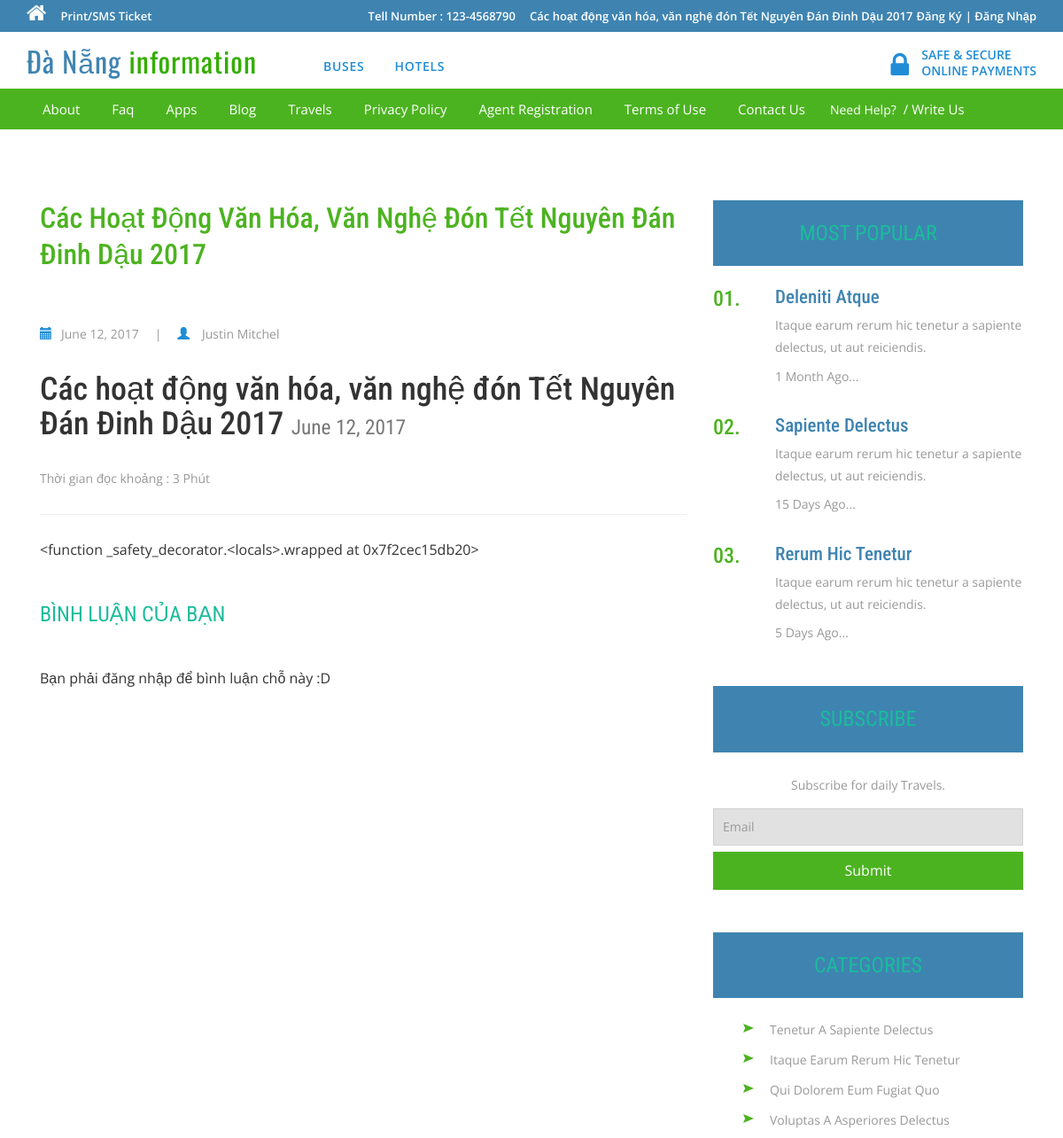
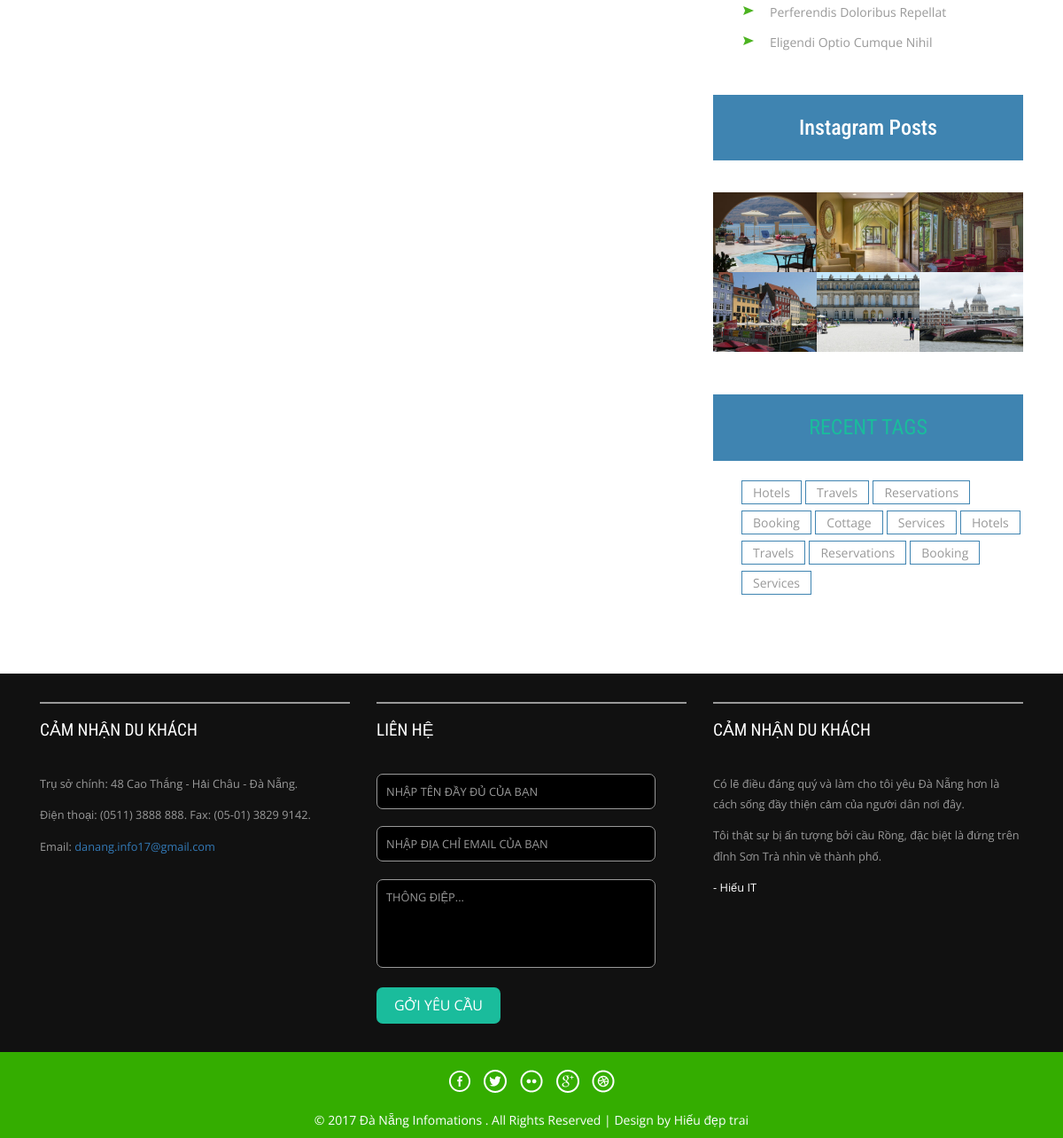
Page /post/cac-hoat-ong-van-hoa-van-nghe-on-tet-nguyen-an-inh-dau-2017-87-176-187/ on the committed database (2 pictures, top to bottom).
### posts/models.py (models this page shows, shortened)
class Post(models.Model):
    user = models.ForeignKey(settings.AUTH_USER_MODEL, default=1)
    title = models.CharField(max_length=120)
    slug = models.SlugField(unique=True)
    image = models.ImageField(upload_to=upload_location,
            null=True,
            blank=True,
            width_field="width_field",
            height_field="height_field")
    height_field = models.IntegerField(default=0)
    width_field = models.IntegerField(default=0)
    content = models.TextField()
    draft = models.BooleanField(default=False)
    publish = models.DateField(auto_now=False, auto_now_add=False)
    read_time = models.IntegerField(default=0) # models.TimeField(null=True, blank=True) #assume minutes
    updated = models.DateTimeField(auto_now=True, auto_now_add=False)
    timestamp = models.DateTimeField(auto_now=False, auto_now_add=True)
    is_browse = models.BooleanField(default=False)
    objects = PostManager()
    def get_absolute_url(self):
        return reverse("posts:detail", kwargs={"slug": self.slug})
    class Meta:
        ordering = ["-timestamp", "-updated"]
    def get_markdown(self):
        content = self.content
        markdown_text = markdown(content)
        return mark_safe(markdown_text)
    @property
    def comments(self):
        instance = self
        qs = Comment.objects.filter_by_instance(instance)
        return qs
    @property
    def get_content_type(self):
        instance = self
        content_type = ContentType.objects.get_for_model(instance.__class__)
        return content_type

### posts/views.py (the view, shortened to what this page needs)
# urls.py: url(r'^(?P<slug>[\w-]+)/$', post_detail, name='detail'),
def post_detail(request, slug=None):
	instance = get_object_or_404(Post, slug=slug)
	if instance.publish > timezone.now().date() or instance.draft:
		if not request.user.is_staff or not request.user.is_superuser:
			raise Http404
	share_string = quote_plus(instance.content)
	initial_data = {
			"content_type": instance.get_content_type,
			"object_id": instance.id
	}
	form = CommentForm(request.POST or None, initial=initial_data)
	comments = instance.comments
	context = {
		"title": instance.title,
		"instance": instance,
		"share_string": share_string,
		"comments": comments,
		"comment_form":form,
	}
	return render(request, "post_detail.html", context)

### comments/forms.py
class CommentForm(forms.Form):
    content_type = forms.CharField(widget=forms.HiddenInput)
    object_id = forms.IntegerField(widget=forms.HiddenInput)
    content = forms.CharField(label='', widget=forms.Textarea(attrs={'cols': 1, 'rows': 2}))

### comments/models.py (called while the page is built)
    def filter_by_instance(self, instance):
        content_type = ContentType.objects.get_for_model(instance.__class__)
        obj_id = instance.id
        qs = super(CommentManager, self).filter(content_type=content_type, object_id= obj_id).filter(parent=None)
        return qs

### posts/templatetags/urlify.py (called while the page is built)
@register.filter
def urlify(value):
    return quote_plus(value)

### templates/post_detail.html (shortened to what this page needs)
{% extends "base_index.html" %}
{% load urlify %}
{% load crispy_forms_tags %}
{% load static %}
 {% block post_detail_link %}
  <li><a href='{{ instance.get_absolute_url }}'>{{ instance.title }}</a></li>
  {% endblock %}
{% block renderbody %}
<div class="blog">
		<div class="container">
			<div class="col-md-8 blog-left">
				<div class="comments-list hover14 column animated wow fadeInUp" data-wow-duration="1200ms" data-wow-delay="500ms">
					<h3>{{ title }} </h3>
					<ul>
						<li><span class="glyphicon glyphicon-calendar" aria-hidden="true"></span>{{ instance.publish }} <i>|</i></li>
						<li><a href="#"><span class="glyphicon glyphicon-user" aria-hidden="true"></span>{% if instance.user.get_full_name %}
                            {{ instance.user.get_full_name }}
                            {% endif %}</a>
                        </li>
					</ul>
					<div>
                        <h1>{{ title }} <small>{% if instance.draft %}<span style='color:red;'>Draft</span> {% endif %}{{ instance.publish }}</small></h1>
                        <p>Thời gian đọc khoảng : {% if instance.read_time <= 1 %} < 1 Phút {% else %}{{ instance.read_time }} Phút {% endif %}</p>
                            <p><div class="fb-like" data-href="{{ request.build_absolute_uri }}" data-layout="button_count" data-action="like" data-show-faces="true" data-share="true"></div>
                            <hr/>
                            </p>
					</div>
					<div class='post-detail-item'>{{ instance.get_markdown }}</div>
				</div>
				<div class="response">
							<h4>Bình Luận của bạn</h4>
							{% if request.user.is_authenticated %}
					<div class="coment-form">
							<form method="POST" action="."> {% csrf_token %}
								{{ comment_form|crispy }}
								<input type="submit" value="Đăng bình luận" >
							</form>
						</div>
							{% else %}
							<p>Bạn phải đăng nhập để bình luận chỗ này :D </p>
							{% endif %}
						</div>
			</div>
			<div class="col-md-4 blog-right">
				<div class="popular animated wow fadeInUp" data-wow-duration="1200ms" data-wow-delay="500ms">
					<h3>Most Popular</h3>
					<div class="popular-grid">
						<div class="popular-left">
							<h4>01.</h4>
						</div>
						<div class="popular-right">
							<h5><a href="single1.html">deleniti atque</a></h5>
							<p>Itaque earum rerum hic tenetur a sapiente delectus, ut aut
								reiciendis.<span>1 Month Ago...</span></p>
						</div>
						<div class="clearfix"> </div>
					</div>
					<div class="popular-grid">
						<div class="popular-left">
							<h4>02.</h4>
						</div>
						<div class="popular-right">
							<h5><a href="single1.html">sapiente delectus</a></h5>
							<p>Itaque earum rerum hic tenetur a sapiente delectus, ut aut
								reiciendis.<span>15 Days Ago...</span></p>
						</div>
						<div class="clearfix"> </div>
					</div>
					<div class="popular-grid">
						<div class="popular-left">
							<h4>03.</h4>
						</div>
						<div class="popular-right">
							<h5><a href="single1.html">rerum hic tenetur</a></h5>
							<p>Itaque earum rerum hic tenetur a sapiente delectus, ut aut
								reiciendis.<span>5 Days Ago...</span></p>
						</div>
						<div class="clearfix"> </div>
					</div>
				</div>
				<div class="subscribe animated wow fadeInUp" data-wow-duration="1200ms" data-wow-delay="500ms">
					<h3>Subscribe</h3>
					<p>Subscribe for daily Travels.</p>
					<form>
						<input type="email" value="Email" onfocus="this.value = '';" onblur="if (this.value == '') {this.value = 'Email';}" required="">
						<input type="submit" value="Submit" >
					</form>
				</div>
				<div class="categories animated wow fadeInUp" data-wow-duration="1200ms" data-wow-delay="500ms">
					<h3>Categories</h3>
					<ul>
						<li><a href="single1.html">tenetur a sapiente delectus</a></li>
						<li><a href="single1.html">Itaque earum rerum hic tenetur</a></li>
						<li><a href="single1.html">qui dolorem eum fugiat quo</a></li>
						<li><a href="single1.html">voluptas a asperiores delectus</a></li>
						<li><a href="single1.html">perferendis doloribus repellat</a></li>
						<li><a href="single1.html">eligendi optio cumque nihil</a></li>
					</ul>
				</div>
				<div class="instagram animated wow fadeInUp" data-wow-duration="1200ms" data-wow-delay="500ms">
					<h2>Instagram Posts</h2>
					<div class="instagram-grids">
						<div class="instagram-grid">
							<a href="single1.html"><img src="images/h2.jpg" alt=" " class="img-responsive"></a>
						</div>
						<div class="instagram-grid">
							<a href="single1.html"><img src="images/h3.jpg" alt=" " class="img-responsive"></a>
						</div>
						<div class="instagram-grid">
							<a href="single1.html"><img src="images/h4.jpg" alt=" " class="img-responsive"></a>
						</div>
						<div class="instagram-grid">
							<a href="single1.html"><img src="images/c3.jpg" alt=" " class="img-responsive"></a>
						</div>
						<div class="instagram-grid">
							<a href="single1.html"><img src="images/c4.jpg" alt=" " class="img-responsive"></a>
						</div>
						<div class="instagram-grid">
							<a href="single1.html"><img src="images/c5.jpg" alt=" " class="img-responsive"></a>
						</div>
					</div>
				</div>
				<div class="tags animated wow fadeInUp" data-wow-duration="1200ms" data-wow-delay="500ms">
					<h3>Recent Tags</h3>
					<ul>
						<li>
							<a href="single1.html">Hotels</a>
						</li>
						<li>
							<a href="single1.html">Travels</a>
						</li>
						<li>
							<a href="single1.html">Reservations</a>
						</li>
						<li>
							<a href="single1.html">Booking</a>
						</li>
						<li>
							<a href="single1.html">Cottage</a>
						</li>
						<li>
							<a href="single1.html">Services</a>
						</li>
						<li>
							<a href="single1.html">Hotels</a>
						</li>
						<li>
							<a href="single1.html">Travels</a>
						</li>
						<li>
							<a href="single1.html">Reservations</a>
						</li>
						<li>
							<a href="single1.html">Booking</a>
						</li>
						<li>
							<a href="single1.html">Services</a>
						</li>
					</ul>
				</div>
			</div>
			<div class="clearfix"> </div>
		</div>
	</div>
{% endblock renderbody %}

### static/css/style.css (style rules this page uses)
html, body { font-size: 100%; background: #fff; font-family: 'Open Sans', sans-serif; }
body a,.grid_1,plan_1,plan_1.one,plan_1.two,i.icon1, i.icon2, i.icon3, i.icon4, i.icon5, i.icon6 { transition:0.5s all; -webkit-transition:0.5s all; -moz-transition:0.5s all; -o-transition:0.5s all; -ms-transition:0.5s all; }
input[type="button"],input[type="submit"],li.parallelogram { transition:0.5s all; -webkit-transition:0.5s all; -moz-transition:0.5s all; -o-transition:0.5s all; -ms-transition:0.5s all; }
h1,h2,h3,h4,h5,h6 { margin:0; font-family: 'Roboto Condensed', sans-serif; }
p { margin:0; }
ul { margin:0; padding:0; }
ul.tp-hd-rgt li { display: inline-block; font-size: 13px; font-weight: 600; color:#fff; }
ul.tp-hd-rgt a { font-size: 13px; font-weight: 600; color:#fff; }
.glyphicon { position: relative; top: 1px; display: inline-block; font-family: 'Glyphicons Halflings'; font-style: normal; font-weight: normal; line-height: 1; -webkit-font-smoothing: antialiased; -moz-osx-font-smoothing: grayscale; }
.comments-list h3 { font-size:2em; color:#4CB320; margin:0 0 1em; text-transform:capitalize; text-decoration: none; line-height: 1.3em; }
.comments-list ul { padding:1.5em 0 2em; }
.comments-list ul li { display:inline-block; font-size:14px; color:#999; }
.comments-list ul li a { color:#999; text-decoration:none; }
.comments-list ul li span { padding-right: 10px; color: #1f8dd6; }
.comments-list ul li i { margin:0 1em; }
.comments-list p { margin:2em 0; color:#999; line-height:1.8em; font-size:14px; }
.popular h3, .subscribe h3, .categories h3, .instagram h2, .tags h3 { padding: 1em; background: #3F84B1; color: #fff; font-size: 1.5em; text-align: center; margin: 0 0 1.5em; }
.popular-left { float:left; width:20%; }
.popular-right { float:right; width:80%; }
.popular-left h4 { color:#4CB320; font-size:1.5em; margin:0; }
.popular-right h5 a { font-size:1.5em; color:#3F84B1; text-decoration:none; text-transform:capitalize; }
.popular-right p { font-size:14px; color:#999; margin:.5em 0 0; line-height:1.8em; }
.popular-right p span { display:block; font-size:1em; margin:.5em 0 0; }
.popular-grid:nth-child(3) { margin:2em 0; }
.subscribe,.instagram { margin:3em 0; }
.subscribe p { font-size:14px; color:#999; margin:0 0 1em; line-height:1.8em; text-align:center; }
.subscribe input[type="email"] { outline: none; border: 1px solid #D1D1D1; background: #E1E1E1; font-size: 14px; color: #999; padding: 10px; width: 100%; margin-bottom: .5em; }
.subscribe input[type="submit"] { outline:none; border:none; background:#4CB320; font-size:1em; color:#fff; padding:10px 0; width:100%; }
.categories ul li { padding-left: 2em; margin-bottom: 1em; background: url(../images/dot.png)no-repeat 0px 2px; list-style-type: none; }
.categories ul li a { color: #999; font-size: 14px; text-decoration: none; text-transform: capitalize; }
.instagram-grid { float:left; width:33.33%; }
.tags ul li { display:inline-block; margin: 0 0px 9px; }
.tags ul li a { border: 1px solid #3F84B1; padding: 3px 12px; font-size: 14px; color: #3F84B1; text-decoration: none; }
.blog { padding: 5em 0; }

### static/event/style.css (style rules this page uses)
.response { margin-bottom: 5em; }
.response h4,.coment-form h4 { margin:2em 0 !important; }
.blog-right h3, .response h4, .coment-form h4 { color: #1ABC9C; margin: 0 0 1em; font-size: 1.5em; font-weight: 400; text-transform: uppercase; }
.blog-right ul { padding:0 0 0 2em; margin:0; }
.blog-right ul li { margin:0 0 0.7em; }
.blog-right ul li a { font-size:14px; color:#999; text-decoration: none; font-weight:400; }

### rows in the picture
Post: title "Các hoạt động văn hóa, văn nghệ đón Tết Nguyên Đán Đinh Dậu 2017", title "Các Hoạt Động Văn Hóa, Văn Nghệ Đón Tết Nguyên Đán Đinh Dậu 2017", publish "June 12, 2017", user.get_full_name "Justin Mitchel", read_time "3", get_markdown "<function _safety_decorator.<locals>.wrapped at 0x7f2cec15db20>"
